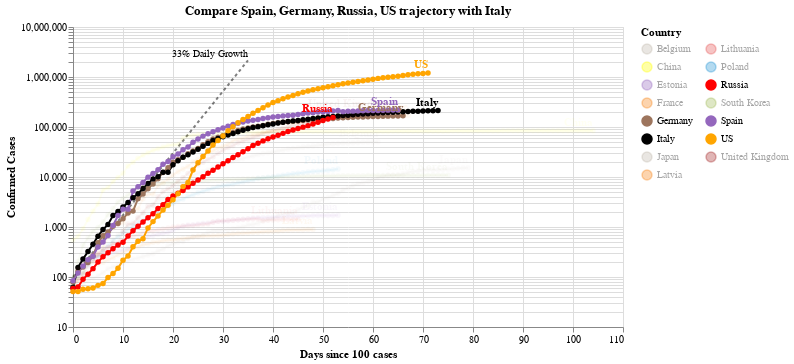

Here is the notebook cell this chart was saved with:
### Code cell
#hide_input
chart2 = make_since_chart(dff2, ['Spain', 'Germany','Russia', 'US'], baseline_countries)
chart2

### Figure 1 — Vega-Lite specification as saved in the notebook (floating-point values rounded to 4 significant figures; data arrays with more than 128 entries replaced by an {"elided": "..."} marker saying what was removed)
{"config": {"view": {"continuousWidth": 400, "continuousHeight": 300}}, "layer": [{"mark": {"type": "line", "color": "black", "opacity": 0.5, "strokeDash": [3, 3]}, "encoding": {"x": {"type": "quantitative", "field": "Days since 100 cases"}, "y": {"type": "quantitative", "field": "Confirmed Cases"}}}, {"mark": {"type": "text", "align": "right", "dy": -6, "fontSize": 10, "text": "33% Daily Growth"}, "encoding": {"x": {"type": "quantitative", "field": "Days since 100 cases"}, "y": {"type": "quantitative", "field": "Confirmed Cases"}}, "transform": [{"filter": "(datum['Days since 100 cases'] >= 35)"}]}, {"data": {"name": "data-579804ec300ced56b573f3233d1043f8"}, "mark": {"type": "line", "point": true}, "encoding": {"color": {"type": "nominal", "field": "Country", "legend": {"columns": 2}, "scale": {"domain": ["Belgium", "China", "Estonia", "France", "Germany", "Italy", "Japan", "Latvia", "Lithuania", "Poland", "Russia", "South Korea", "Spain", "US", "United Kingdom"], "range": ["#C1B7AD", "yellow", "#9467bd", "#F58518", "#9D755D", "black", "#C1B7AD", "#F58518", "#E45756", "#2495D3", "red", "#A1BA59", "#9467bd", "orange", "brown"]}}, "opacity": {"condition": {"value": 1, "selection": "selector003"}, "value": 0.05}, "tooltip": [{"type": "nominal", "field": "Country"}, {"type": "temporal", "field": "Date"}, {"type": "quantitative", "field": "Confirmed Cases"}, {"type": "quantitative", "field": "Days since 100 cases"}], "x": {"type": "quantitative", "field": "Days since 100 cases"}, "y": {"type": "quantitative", "field": "Confirmed Cases", "scale": {"type": "log"}}}, "selection": {"selector003": {"type": "multi", "fields": ["Country"], "bind": "legend", "init": [{"Country": "Spain"}, {"Country": "Germany"}, {"Country": "Russia"}, {"Country": "US"}, {"Country": "Italy"}]}}, "width": 550}, {"data": {"name": "data-579804ec300ced56b573f3233d1043f8"}, "mark": {"type": "text", "align": "right", "dy": -8, "fontWeight": "bold"}, "encoding": {"color": {"type": "nominal", "field": "Country", "legend": {"columns": 2}, "scale": {"domain": ["Belgium", "China", "Estonia", "France", "Germany", "Italy", "Japan", "Latvia", "Lithuania", "Poland", "Russia", "South Korea", "Spain", "US", "United Kingdom"], "range": ["#C1B7AD", "yellow", "#9467bd", "#F58518", "#9D755D", "black", "#C1B7AD", "#F58518", "#E45756", "#2495D3", "red", "#A1BA59", "#9467bd", "orange", "brown"]}}, "opacity": {"condition": {"value": 1, "selection": "selector003"}, "value": 0.05}, "text": {"type": "nominal", "field": "Country"}, "tooltip": [{"type": "nominal", "field": "Country"}, {"type": "temporal", "field": "Date"}, {"type": "quantitative", "field": "Confirmed Cases"}, {"type": "quantitative", "field": "Days since 100 cases"}], "x": {"type": "quantitative", "field": "Days since 100 cases"}, "y": {"type": "quantitative", "field": "Confirmed Cases", "scale": {"type": "log"}}}, "transform": [{"filter": "(datum['Date'] >= 1588636800000)"}], "width": 550}], "data": {"name": "data-c1a3bbf4dd040f2e7e8e7a69520e3c2a"}, "title": "Compare Spain, Germany, Russia, US trajectory with Italy", "$schema": "https://vega.github.io/schema/vega-lite/v4.0.2.json", "datasets": {"data-c1a3bbf4dd040f2e7e8e7a69520e3c2a": [{"Days since 100 cases": 0, "Confirmed Cases": 100.0}, {"Days since 100 cases": 1, "Confirmed Cases": 133.0}, {"Days since 100 cases": 2, "Confirmed Cases": 176.9}, {"Days since 100 cases": 3, "Confirmed Cases": 235.3}, {"Days since 100 cases": 4, "Confirmed Cases": 312.9}, {"Days since 100 cases": 5, "Confirmed Cases": 416.2}, {"Days since 100 cases": 6, "Confirmed Cases": 553.5}, {"Days since 100 cases": 7, "Confirmed Cases": 736.1}, {"Days since 100 cases": 8, "Confirmed Cases": 979.1}, {"Days since 100 cases": 9, "Confirmed Cases": 1302.0}, {"Days since 100 cases": 10, "Confirmed Cases": 1732.0}, {"Days since 100 cases": 11, "Confirmed Cases": 2303.0}, {"Days since 100 cases": 12, "Confirmed Cases": 3064.0}, {"Days since 100 cases": 13, "Confirmed Cases": 4074.0}, {"Days since 100 cases": 14, "Confirmed Cases": 5419.0}, {"Days since 100 cases": 15, "Confirmed Cases": 7207.0}, {"Days since 100 cases": 16, "Confirmed Cases": 9586.0}, {"Days since 100 cases": 17, "Confirmed Cases": 12750.0}, {"Days since 100 cases": 18, "Confirmed Cases": 16960.0}, {"Days since 100 cases": 19, "Confirmed Cases": 22550.0}, {"Days since 100 cases": 20, "Confirmed Cases": 29990.0}, {"Days since 100 cases": 21, "Confirmed Cases": 39890.0}, {"Days since 100 cases": 22, "Confirmed Cases": 53060.0}, {"Days since 100 cases": 23, "Confirmed Cases": 70560.0}, {"Days since 100 cases": 24, "Confirmed Cases": 93850.0}, {"Days since 100 cases": 25, "Confirmed Cases": 124800.0}, {"Days since 100 cases": 26, "Confirmed Cases": 166000.0}, {"Days since 100 cases": 27, "Confirmed Cases": 220800.0}, {"Days since 100 cases": 28, "Confirmed Cases": 293700.0}, {"Days since 100 cases": 29, "Confirmed Cases": 390600.0}, {"Days since 100 cases": 30, "Confirmed Cases": 519500.0}, {"Days since 100 cases": 31, "Confirmed Cases": 690900.0}, {"Days since 100 cases": 32, "Confirmed Cases": 918900.0}, {"Days since 100 cases": 33, "Confirmed Cases": 1222000.0}, {"Days since 100 cases": 34, "Confirmed Cases": 1625000.0}, {"Days since 100 cases": 35, "Confirmed Cases": 2162000.0}], "data-579804ec300ced56b573f3233d1043f8": {"elided": "990 records"}}}
